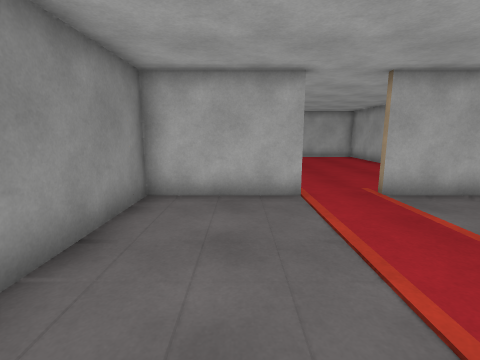
view 1 (above)

19 first-person views from a walk through a Unity game level. The camera is 1.5 m above the floor, tilts 10° down and sees 85° across. The floor is counted in squares, 1 m on a side. Each view is taken from the middle of a square. On the plan, view 1 faces up. The plan holds only what a view shows up to about 14 squares ahead; the rest is blank. Door leaves are left out, so doorways stand open. Surface patterns are stand-ins for the level's own textures.

view 2
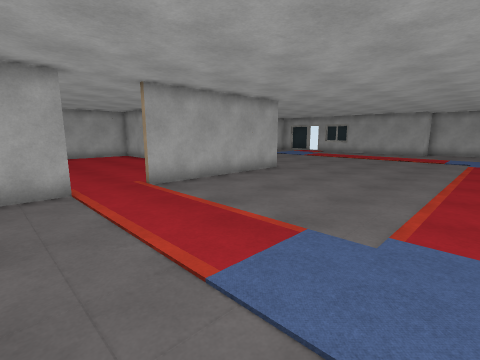

view 3
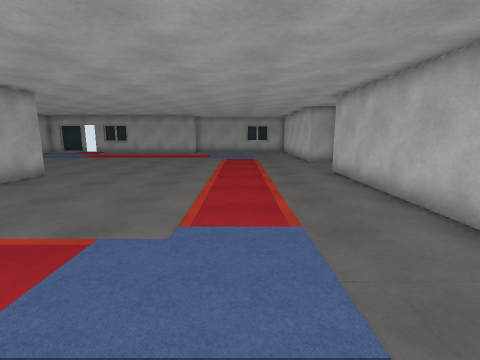

view 4
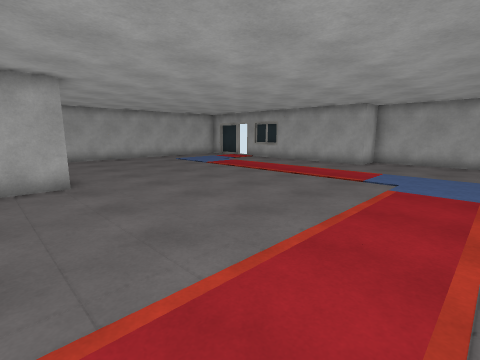

view 5
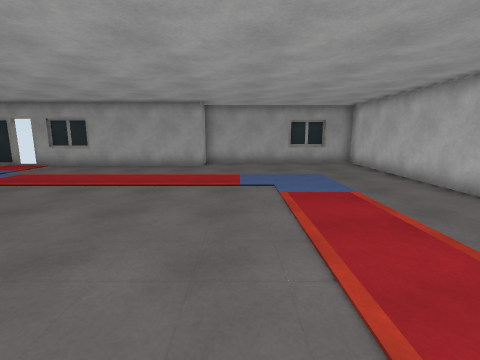

view 6
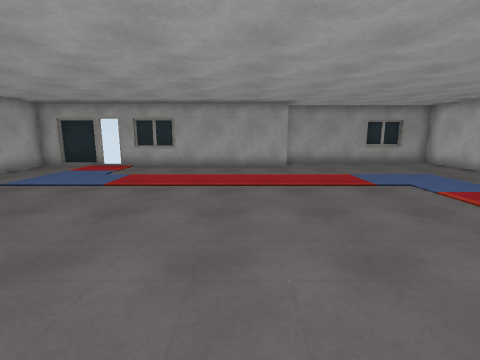

view 7
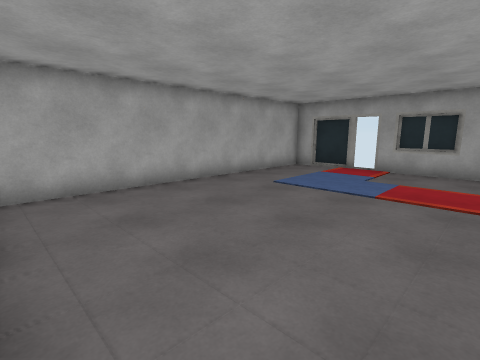

view 8
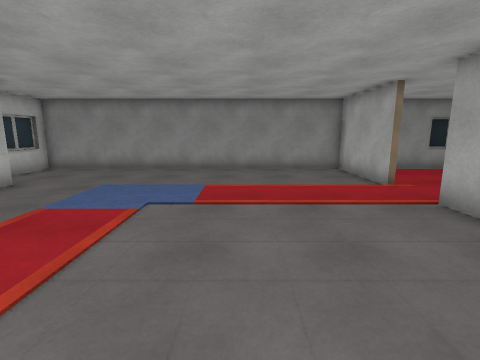

view 9
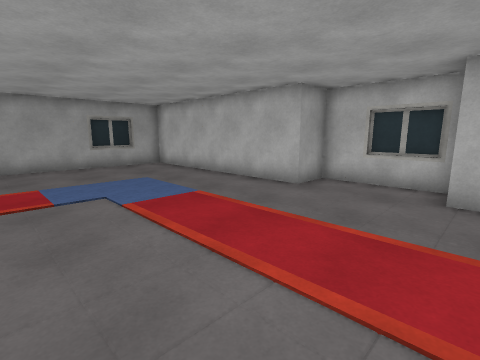

view 10
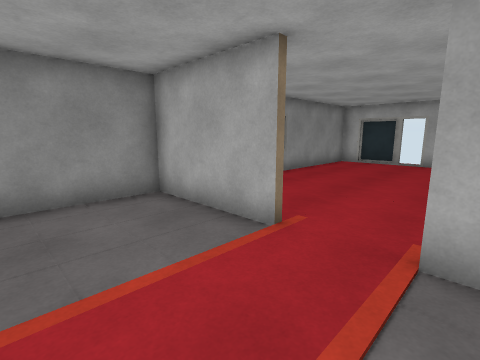

view 11
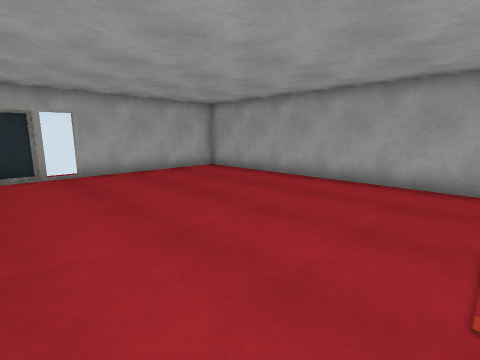

view 12
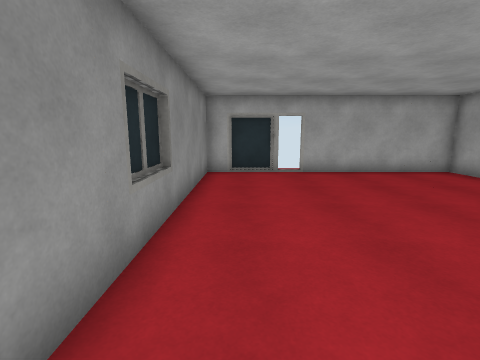

view 13
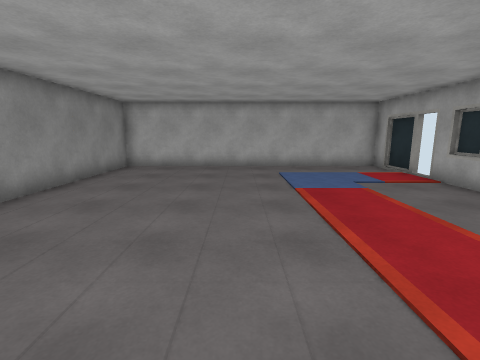

view 14
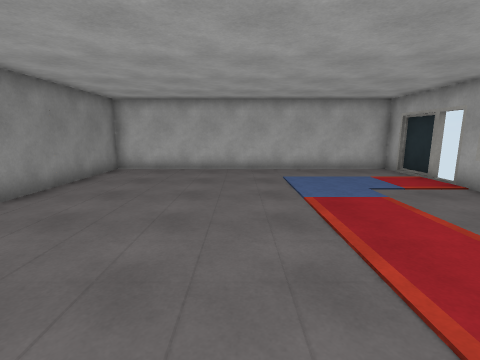

view 15
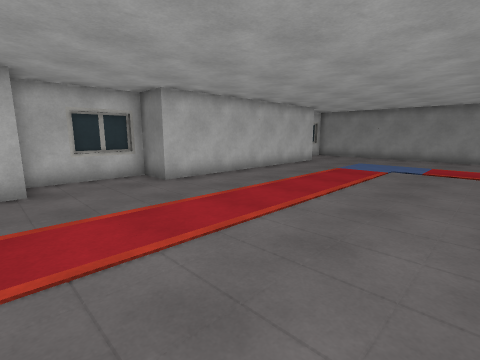

view 16
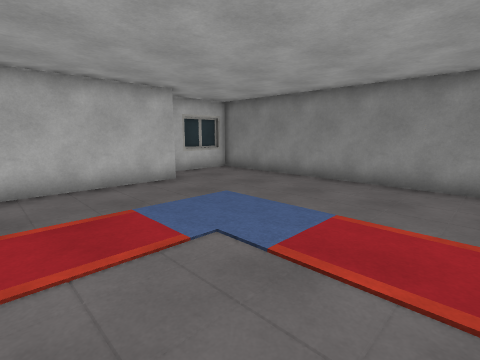

view 17
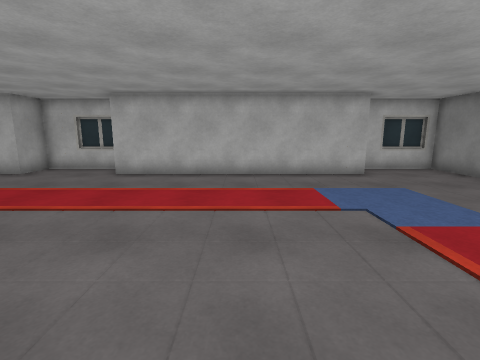

view 18
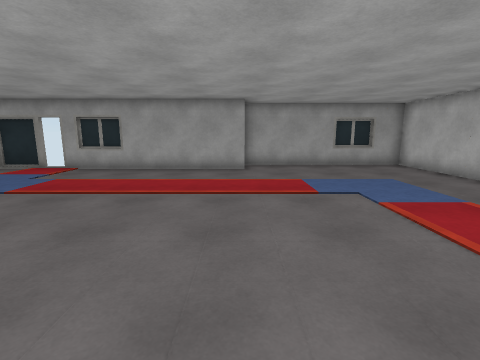

view 19
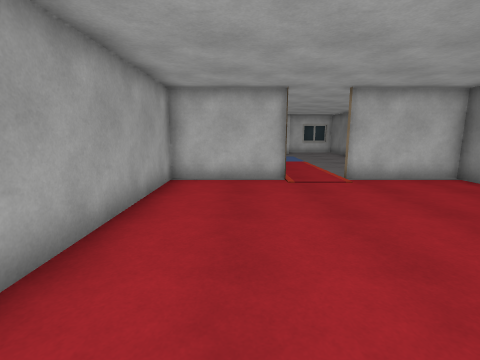

### Floor plan
Points are (right, up) in squares from view 1. A wall is a line through its corners. A room is listed if a view was taken in it or the views show most of it. See-through windows are left out.
Room 1 (views 1, 2, 3, 4, 5, 6, 7, 8, 9, 10, 13, 14, 15, 16, 17, 18)
walls: (9.8, 6.3) (3.5, 6.3); (11, -6.5) (13, -6.5); (1.6, 6.3) (-2.4, 6.3); (21.5, 8.1) (21.5, 9.9); (1.2, -4.8) (10.7, -4.8) (10.7, -6.3) (14.3, -6.3) (14.3, -4.8) (22.8, -4.8) (22.8, 2.8) (21.3, 2.8) (21.3, 10.6); (21.3, 11.4) (21.3, 11.9); (23, -3.5) (23, -1.6); (-2.3, 6.1) (-2.3, -6.3) (0.6, -6.3); (21.5, 11.8) (21.5, 13.4); (21.3, 13.2) (21.3, 14.3) (9.7, 14.3) (9.7, 7.6); (-2, -6.5) (-0.1, -6.5)
ways out: opening at (2.5, 6) to room 2; open door at (22, 11)
Room 2 (views 11, 12, 19)
walls: (-2.5, 11.9) (-2.5, 11.1); (-2.5, 11) (-2.5, 10.1); (3.4, 6.3) (7.3, 6.3) (7.3, 17.3) (1.4, 17.3); (0.6, 17.3) (0.1, 17.3); (0.2, 17.5) (-1.4, 17.5); (-1.2, 17.3) (-2.3, 17.3) (-2.3, 6.1); (-2.4, 6.3) (1.5, 6.3)
ways out: opening at (2.5, 6) to room 1; open door at (1, 17.5)

Positions as (right, up) in squares from view 1, and headings:
1: (0, 0), facing up
2: (0, -1), facing up-right
3: (0, -1), facing right
4: (8, -2), facing up-right
5: (9, 1), facing right
6: (9, 5), facing right
7: (10, 7), facing up-right
8: (9, 2), facing left
9: (10, 2), facing down-right
10: (4, 3), facing up-left
11: (-1, 7), facing up-right
12: (-1, 7), facing up
13: (15, 2), facing up
14: (15, 3), facing up
15: (15, 3), facing down-left
16: (6, 3), facing down-left
17: (6, 5), facing down
18: (10, 3), facing right
19: (5, 15), facing down
